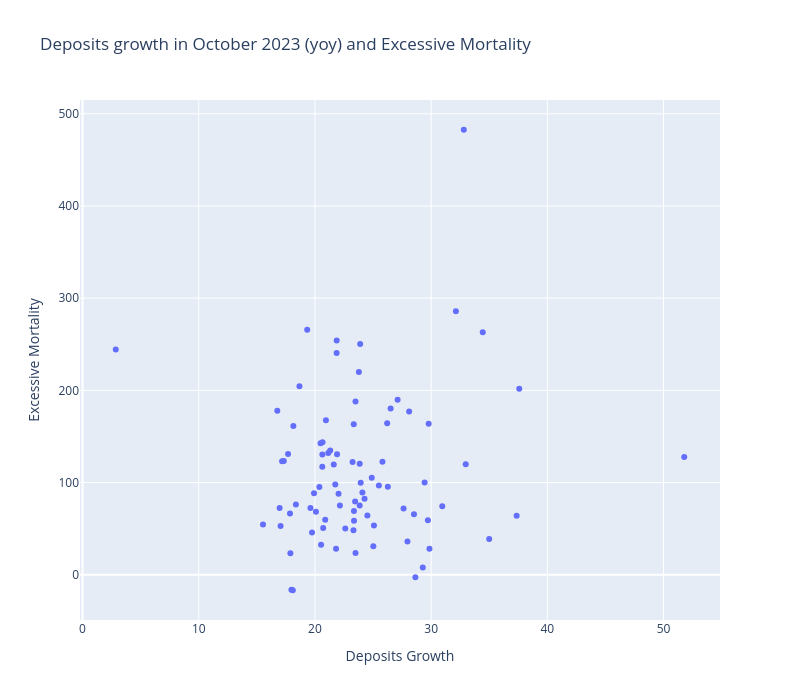

Source (notebook cell):
### Code cell
fig = px.scatter(
    df_full,
    y='Excess total',
    x='pmgrowth',
    hover_name='Region',
    title="Deposits growth in October 2023 (yoy) and Excessive Mortality",
    labels={"pmgrowth": "Deposits Growth", "Excess total": "Excessive Mortality"},
    width=800, height=700
)


fig.show()

### Figure 1 — Plotly figure (JSON) as saved in the notebook; plotly's stock layout.template omitted (floating-point values rounded to 4 significant figures)
{"data": [{"hovertemplate": "<b>%{hovertext}</b><br><br>Deposits Growth=%{x}<br>Excessive Mortality=%{y}<extra></extra>", "hovertext": ["Алтайский край", "Амурская область", "Архангельская область без АО", "Астраханская область", "Белгородская область", "Брянская область", "Владимирская область", "Волгоградская область", "Вологодская область", "Воронежская область", "Еврейская АО", "Забайкальский край", "Ивановская область", "Иркутская область", "Кабардино-Балкария", "Калининградская область", "Калужская область", "Камчатский край", "Карачаево-Черкесия", "Кемеровская область", "Кировская область", "Костромская область", "Краснодарский край", "Красноярский край", "Курганская область", "Курская область", "Ленинградская область", "Липецкая область", "Магаданская область", "Москва", "Московская область", "Мурманская область", "Ненецкий АО", "Нижегородская область", "Новгородская область", "Новосибирская область", "Омская область", "Оренбургская область", "Орловская область", "Пензенская область", "Пермский край", "Приморский край", "Псковская область", "Республика Адыгея", "Республика Алтай", "Республика Башкортостан", "Республика Бурятия", "Республика Дагестан", "Республика Ингушетия", "Республика Калмыкия", "Республика Карелия", "Республика Коми", "Республика Крым", "Республика Марий Эл", "Республика Мордовия", "Республика Татарстан", "Республика Тыва", "Республика Хакасия", "Ростовская область", "Рязанская область", "Самарская область", "Санкт-Петербург", "Саратовская область", "Сахалинская область", "Свердловская область", "Севастополь", "Северная Осетия", "Смоленская область", "Ставропольский край", "Тамбовская область", "Тверская область", "Томская область", "Тульская область", "Тюменская область без АО", "Удмуртская Республика", "Ульяновская область", "Хабаровский край", "Ханты-Мансийский АО", "Челябинская область", "Чеченская Республика", "Чувашская Республика", "Чукотский АО", "Якутия", "Ямало-Hенецкий АО", "Ярославская область"], "legendgroup": "", "marker": {"color": "#636efa", "symbol": "circle"}, "mode": "markers", "name": "", "orientation": "v", "showlegend": false, "type": "scatter", "x": [24.51, 32.13, 16.96, 26.22, 17.17, 22.61, 20.38, 24.89, 17.98, 21.62, 18.67, 29.44, 20.49, 24.09, 23.85, 25.02, 17.69, 15.53, 25.08, 24.27, 23.46, 21.87, 35.0, 21.9, 23.78, 21.86, 20.53, 18.14, 2.858, 27.96, 19.75, 18.36, 32.81, 17.32, 20.65, 29.79, 23.94, 23.34, 16.76, 21.75, 20.64, 26.51, 21.31, 30.96, 37.36, 25.5, 37.58, 26.27, 18.1, 28.64, 17.89, 17.85, 25.81, 28.11, 23.49, 20.71, 51.78, 29.85, 27.11, 23.32, 23.85, 21.82, 19.92, 20.94, 23.24, 34.44, 29.72, 22.15, 27.63, 17.04, 20.09, 19.61, 23.49, 28.52, 23.89, 19.33, 22.03, 23.36, 20.63, 32.98, 29.28, null, 20.88, 23.36, 21.15], "xaxis": "x", "y": [64.35, 285.8, 72.5, 164.4, 123.0, 50.09, 95.11, 105.1, -16.26, 119.5, 204.4, 100.1, 142.6, 89.2, 120.4, 30.83, 131.0, 54.4, 53.45, 82.42, 79.47, 254.0, 38.66, 130.7, 219.9, 240.6, 32.4, 161.4, 244.2, 35.95, 45.72, 76.3, 482.7, 123.4, 143.6, 163.8, 99.66, 163.3, 177.8, 97.96, 130.3, 180.3, 134.9, 74.21, 63.85, 96.88, 201.7, 95.52, -16.85, -2.836, 23.26, 66.37, 122.7, 177.2, 188.0, 50.57, 127.8, 28.26, 189.8, 48.28, 75.06, 28.29, 88.3, 167.6, 122.1, 263.1, 59.1, 75.11, 71.92, 52.78, 68.2, 72.39, 23.66, 65.62, 250.2, 265.7, 87.81, 69.04, 117.1, 120.0, 7.891, 391.6, 59.66, 58.63, 132.0], "yaxis": "y"}], "layout": {"height": 700, "legend": {"tracegroupgap": 0}, "title": {"text": "Deposits growth in October 2023 (yoy) and Excessive Mortality"}, "width": 800, "xaxis": {"anchor": "y", "domain": [0, 1], "title": {"text": "Deposits Growth"}}, "yaxis": {"anchor": "x", "domain": [0, 1], "title": {"text": "Excessive Mortality"}}}}
